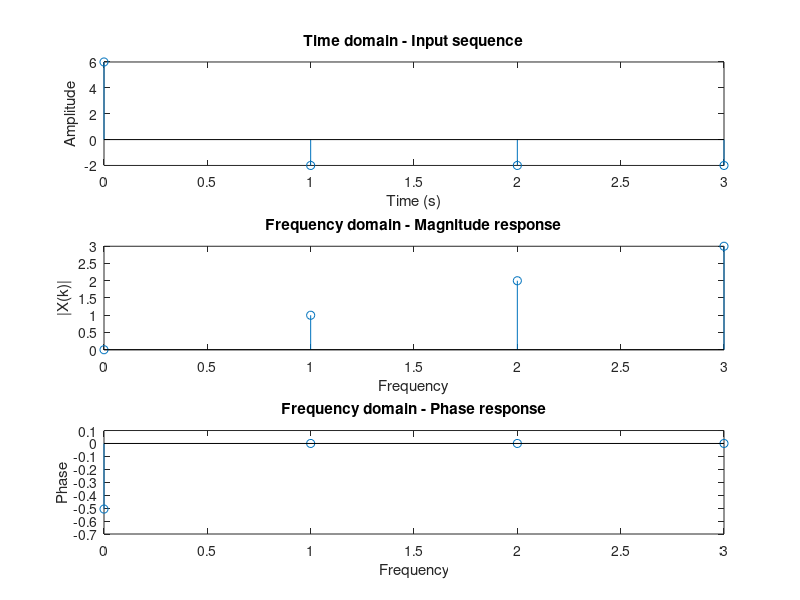

Write MATLAB code to recreate this figure.
clc;
close all;
clear all;
X= [[6 + 0.000000000000001i ; -2 + 2i ; -2 - 0.000000000000001i;-1.999999999999998 - 2.000000000000001i] ];
N = length(X);
x = zeros(N,1)
for k = 0:N-1
    for n = 0:N-1
        x(k+1) = x(k+1) + X(n+1)*exp(2j*pi*n*k/N)/N
    end
end
t = 0:N-1
subplot(311)
stem(t,X);
xlabel('Time (s)');
ylabel('Amplitude');
title('Time domain - Input sequence')

subplot(312)
stem(t,x)
xlabel('Frequency');
ylabel('|X(k)|');
title('Frequency domain - Magnitude response')

subplot(313)
stem(t,angle(x))
xlabel('Frequency');
ylabel('Phase');
title('Frequency domain - Phase response')